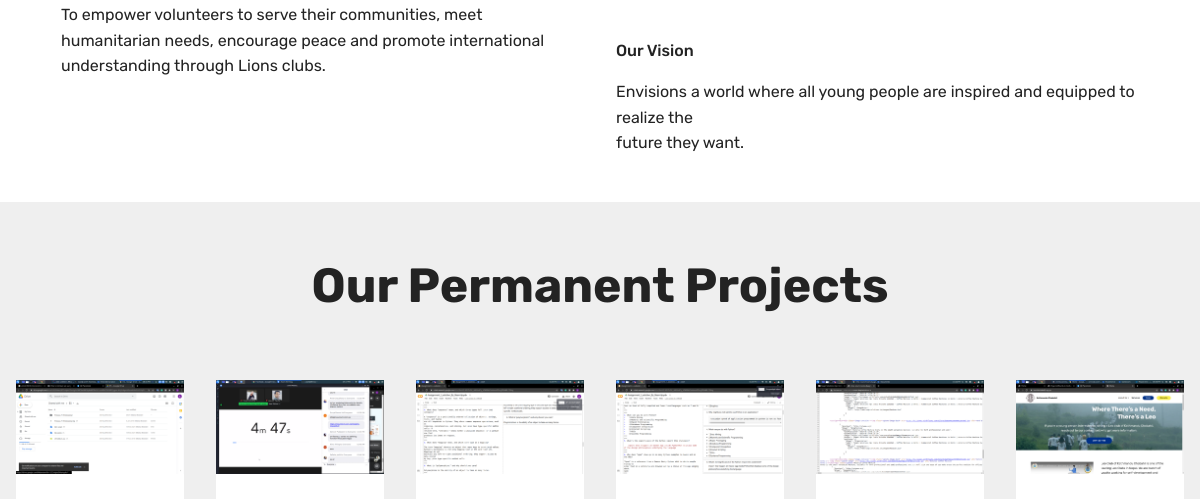
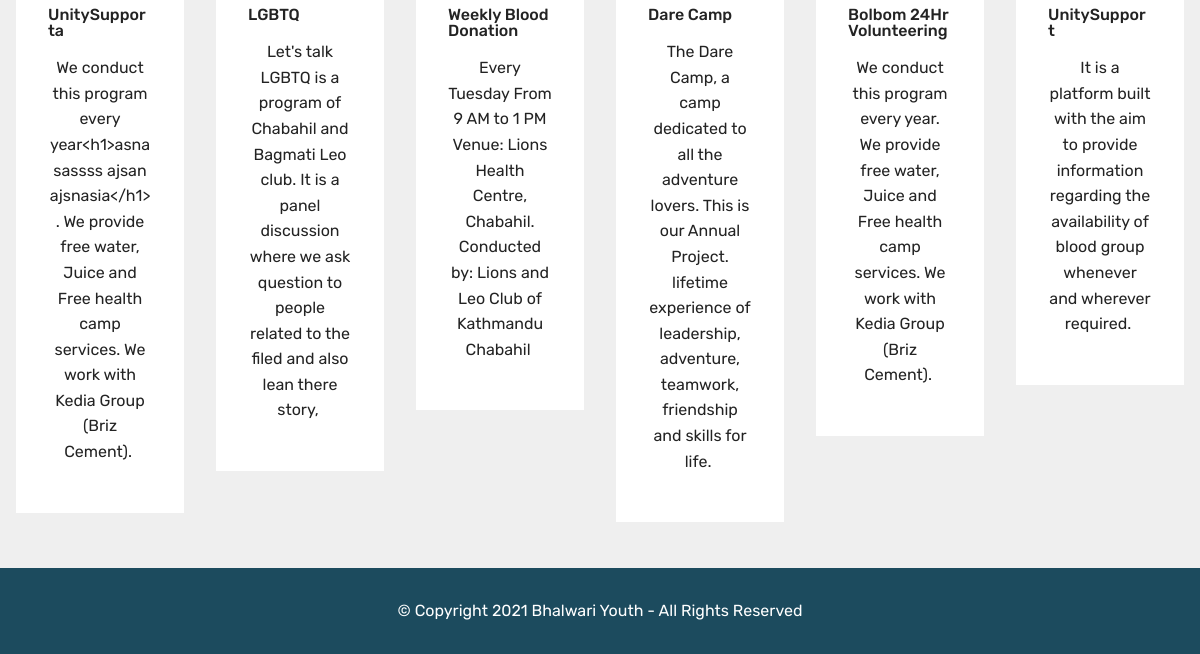
Page /services (lower part) on the earlier database version (2 pictures, top to bottom).
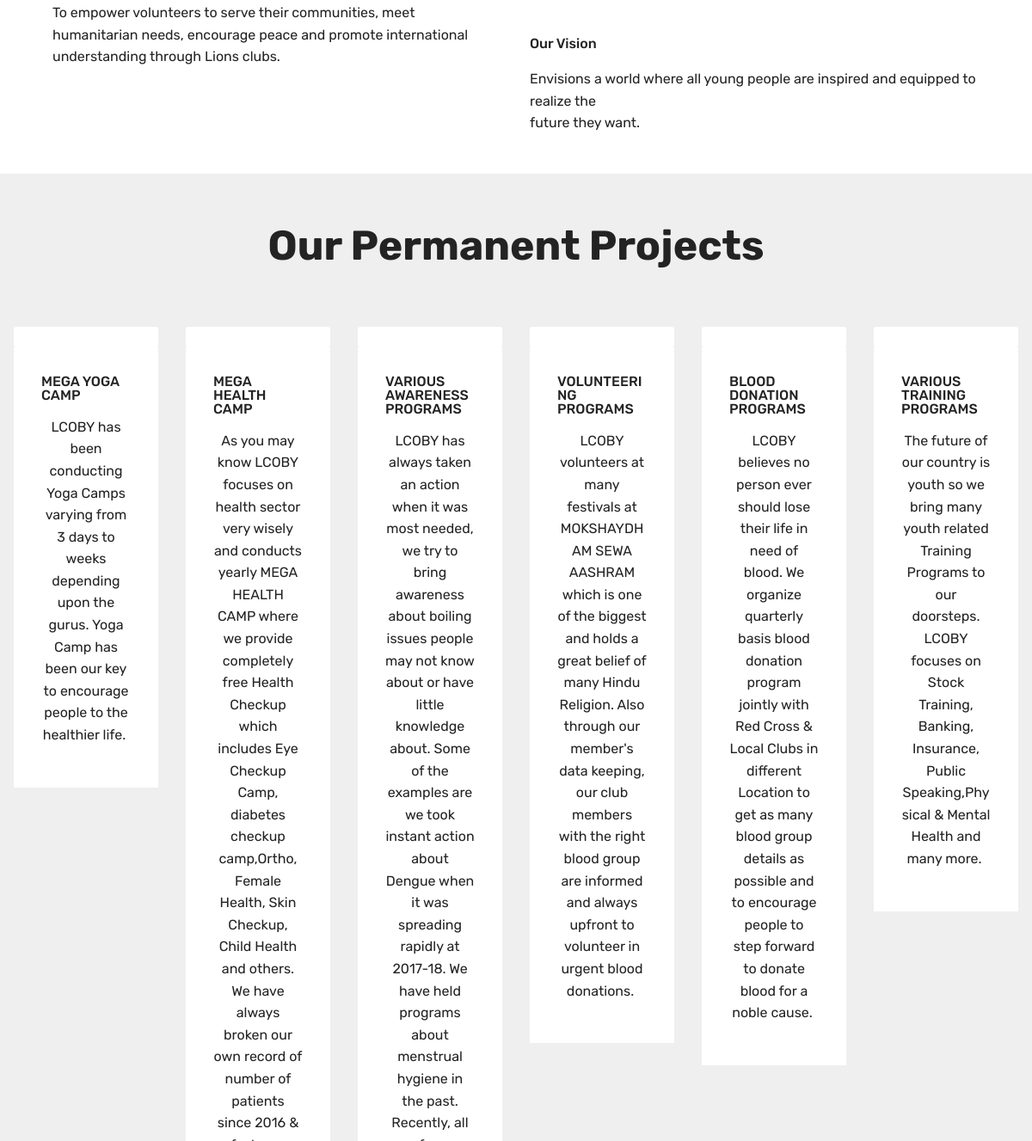
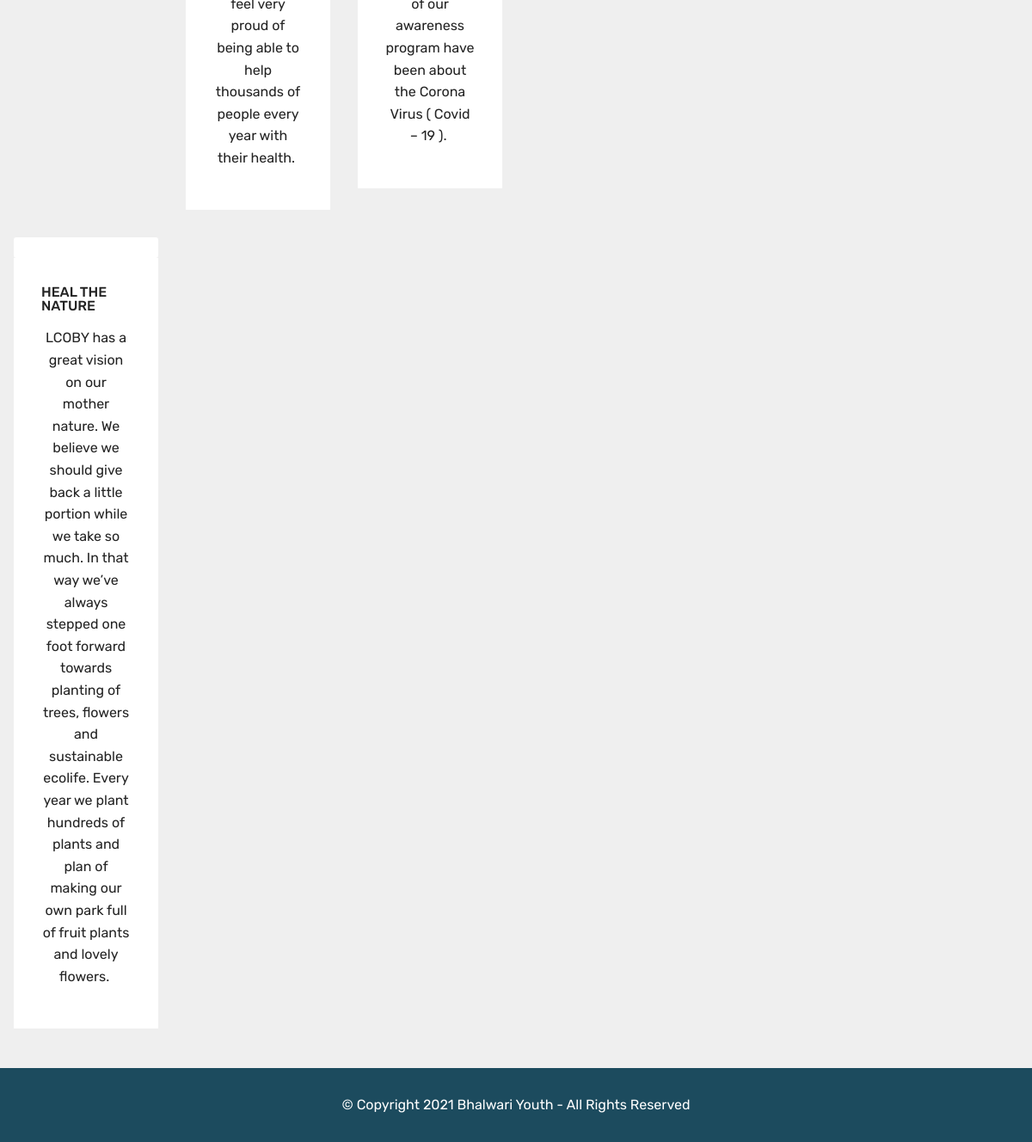
Same page on the later database version (2 pictures, top to bottom).
### home/models.py (models this page shows, shortened)
class Service(models.Model):
    service_id = models.AutoField
    title = models.CharField(max_length=255,default='')
    string = models.CharField(max_length=10000,default='')
    image = models.ImageField(upload_to="images", default='')

### home/views.py (the view)
# urls.py: path('services', views.services,name="Services"),
def services(request):
    if request.method=='GET':
        sers=Service.objects.all()
        return render(request,'service.html',{'sers':reversed(sers)})

### templates/service.html (shortened to what this page needs)
  {%extends 'base.html' %}
  {%block body%}
<section class="features12 cid-rY2FuJ0IZN" id="features12-1r">
    <div class="container">
        <div class="media-container-row pt-5">
            <div class="block-content align-right">
                <div class="card pl-3 pr-3">
                    <div class="card-box">
                        <p class="mbr-text mbr-section-text mbr-fonts-style display-7">To empower volunteers to serve their communities, meet humanitarian needs, encourage peace and promote international understanding through Lions clubs.</p>
                    </div>
                </div>
            </div>
            <div class="block-content align-left">
                <div class="card pl-3 pr-3 pb-5">
                </div>
                <div class="card pl-3 pr-3">
                    <div class="mbr-card-img-title">
                        <div class="mbr-crt-title">
                            <h4 class="card-title py-2 mbr-crt-title mbr-fonts-style display-7">
                                Our Vision</h4>
                        </div>
                    </div>
                    <div class="card-box">
                        <p class="mbr-text mbr-section-text mbr-fonts-style display-7">Envisions a world where all young people are inspired and equipped to realize the
<br>future they want.</p>
                    </div>
                </div>
            </div>
        </div>
    </div>
</section>
<section class="mbr-section content4 cid-rY2NDXH7xR" id="content4-1x">
    <div class="container">
        <div class="media-container-row">
            <div class="title col-12 col-md-8">
                <h2 class="align-center pb-3 mbr-fonts-style display-2"><strong>
                    Our Permanent Projects</strong></h2>
            </div>
        </div>
    </div>
</section>
<section class="features17 cid-rY2L1QiptZ" id="features17-1v">
    <div class="container-fluid">
        <div class="row media-row">
{%for ser in sers%}
            <div class="card p-3 col-12 col-md-6 col-lg-2">
                <div class="card-wrapper">
                    <div class="card-img">
                        <img src="/media/{{ser.image}}" alt="" title="">
                    </div>
                    <div class="card-box">
                        <h4 class="card-title pb-3 mbr-fonts-style display-7">{{ser.title}}</h4>
                        <p class="mbr-text mbr-fonts-style display-7">{{ser.string}}&nbsp;<br></p>
                    </div>
                </div>
            </div>
        {%endfor%}
        </div>
    </div>
</section>
{%endblock%}

Differences in the rows shown:
removed Service: image (picture), title "UnitySupporta", string "We conduct this program every year<h1>asnasassss ajsan ajsnasia</h1>. We provide free water, Juice and Free health camp services. We work with Kedia Group (Briz Cement)."
removed Service: image (picture), title "LGBTQ", string "Let's talk LGBTQ is a program of Chabahil and Bagmati Leo club. It is a panel discussion where we ask question to people related to the filed and also lean there story,"
removed Service: image (picture), title "Weekly Blood Donation", string "Every Tuesday From 9 AM to 1 PM Venue: Lions Health Centre, Chabahil. Conducted by: Lions and Leo Club of Kathmandu Chabahil"
removed Service: image (picture), title "Dare Camp", string "The Dare Camp, a camp dedicated to all the adventure lovers. This is our Annual Project. lifetime experience of leadership, adventure, teamwork, friendship and skills for life."
removed Service: image (picture), title "Bolbom 24Hr Volunteering", string "We conduct this program every year. We provide free water, Juice and Free health camp services. We work with Kedia Group (Briz Cement)."
removed Service: image (picture), title "UnitySupport", string "It is a platform built with the aim to provide information regarding the availability of blood group whenever and wherever required."
added Service: title "MEGA YOGA CAMP", string "LCOBY has been conducting Yoga Camps varying from 3 days to weeks depending upon the gurus. Yoga Camp has been our key to encourage people to the healthier life."
added Service: title "MEGA HEALTH CAMP", string "As you may know LCOBY focuses on health sector very wisely and conducts yearly MEGA HEALTH CAMP where we provide completely free Health Checkup which includes Eye Checkup Camp, diabetes checkup camp,Ortho, Female Health, Skin Checkup, Child Health and others. We have always broken our own record of number of patients since 2016 & feel very proud of being able to help thousands of people every year with their health."
added Service: title "VARIOUS AWARENESS PROGRAMS", string "LCOBY has always taken an action when it was most needed, we try to bring awareness about boiling issues people may not know about or have little knowledge about. Some of the examples are we took instant action about Dengue when it was spreading rapidly at 2017-18. We have held programs about menstrual hygiene in the past. Recently, all of our awareness program have been about the Corona Virus ( Covid – 19 )."
added Service: title "VOLUNTEERING PROGRAMS", string "LCOBY volunteers at many festivals at MOKSHAYDHAM SEWA AASHRAM which is one of the biggest and holds a great belief of many Hindu Religion. Also through our member's data keeping, our club members with the right blood group are informed and always upfront to volunteer in urgent blood donations."
added Service: title "BLOOD DONATION PROGRAMS", string "LCOBY believes no person ever should lose their life in need of blood. We organize quarterly basis blood donation program jointly with Red Cross & Local Clubs in different Location to get as many blood group details as possible and to encourage people to step forward to donate blood for a noble cause."
added Service: title "VARIOUS TRAINING PROGRAMS", string "The future of our country is youth so we bring many youth related Training Programs to our doorsteps. LCOBY focuses on Stock Training, Banking, Insurance, Public Speaking,Physical & Mental Health and many more."
added Service: title "HEAL THE NATURE", string "LCOBY has a great vision on our mother nature. We believe we should give back a little portion while we take so much. In that way we’ve always stepped one foot forward towards planting of trees, flowers and sustainable ecolife. Every year we plant hundreds of plants and plan of making our own park full of fruit plants and lovely flowers."
